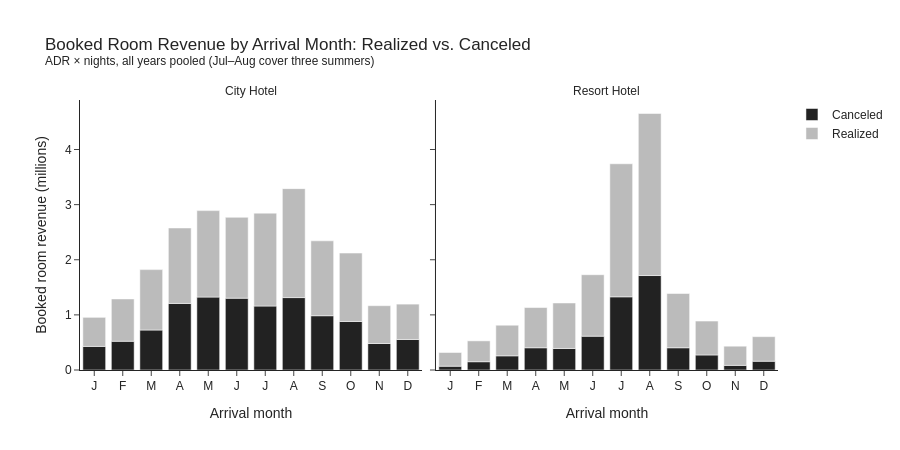

Here is the notebook cell this chart was saved with:
### Code cell
df_rev_month = (
    rev.assign(status=lambda x: np.where(x['is_canceled'] == 1, 'Canceled', 'Realized'))
       .groupby(['hotel', 'arrival_month', 'status'], as_index=False)
       .agg({'room_revenue': 'sum'})
)
df_rev_month['room_revenue_m'] = df_rev_month['room_revenue'] / 1e6

fig = px.bar(
    df_rev_month,
    x='arrival_month',
    y='room_revenue_m',
    color='status',
    facet_col='hotel',
    color_discrete_map={'Canceled': HIGHLIGHT, 'Realized': GRAY},
    category_orders={'status': ['Canceled', 'Realized']},
    title='Booked Room Revenue by Arrival Month: Realized vs. Canceled<br><sup>ADR × nights, all years pooled (Jul–Aug cover three summers)</sup>',
    labels={'arrival_month': 'Arrival month', 'room_revenue_m': 'Booked room revenue (millions)', 'status': ''}
)
fig.for_each_annotation(lambda a: a.update(text=a.text.split('=')[-1]))
fig.update_xaxes(tickmode='array', tickvals=list(range(1, 13)), ticktext=[m[0] for m in MONTH_ABBR])
fig.update_layout(height=450)
fig.show()

### Figure 1 — Plotly figure (JSON) as saved in the notebook; plotly's stock layout.template omitted (floating-point values rounded to 4 significant figures)
{"data": [{"hovertemplate": "=Canceled<br>hotel=City Hotel<br>Arrival month=%{x}<br>Booked room revenue (millions)=%{y}<extra></extra>", "legendgroup": "Canceled", "marker": {"color": "#222222", "pattern": {"shape": ""}}, "name": "Canceled", "orientation": "v", "showlegend": true, "textposition": "auto", "type": "bar", "x": [1, 2, 3, 4, 5, 6, 7, 8, 9, 10, 11, 12], "xaxis": "x", "y": [0.4277, 0.5213, 0.7249, 1.207, 1.322, 1.303, 1.16, 1.314, 0.9844, 0.8803, 0.4808, 0.5537], "yaxis": "y"}, {"hovertemplate": "=Canceled<br>hotel=Resort Hotel<br>Arrival month=%{x}<br>Booked room revenue (millions)=%{y}<extra></extra>", "legendgroup": "Canceled", "marker": {"color": "#222222", "pattern": {"shape": ""}}, "name": "Canceled", "orientation": "v", "showlegend": false, "textposition": "auto", "type": "bar", "x": [1, 2, 3, 4, 5, 6, 7, 8, 9, 10, 11, 12], "xaxis": "x2", "y": [0.06867, 0.1501, 0.2568, 0.4032, 0.3904, 0.6132, 1.327, 1.714, 0.4032, 0.2724, 0.08385, 0.1591], "yaxis": "y2"}, {"hovertemplate": "=Realized<br>hotel=City Hotel<br>Arrival month=%{x}<br>Booked room revenue (millions)=%{y}<extra></extra>", "legendgroup": "Realized", "marker": {"color": "#BBBBBB", "pattern": {"shape": ""}}, "name": "Realized", "orientation": "v", "showlegend": true, "textposition": "auto", "type": "bar", "x": [1, 2, 3, 4, 5, 6, 7, 8, 9, 10, 11, 12], "xaxis": "x", "y": [0.5275, 0.768, 1.096, 1.369, 1.569, 1.467, 1.685, 1.976, 1.359, 1.241, 0.6857, 0.6414], "yaxis": "y"}, {"hovertemplate": "=Realized<br>hotel=Resort Hotel<br>Arrival month=%{x}<br>Booked room revenue (millions)=%{y}<extra></extra>", "legendgroup": "Realized", "marker": {"color": "#BBBBBB", "pattern": {"shape": ""}}, "name": "Realized", "orientation": "v", "showlegend": false, "textposition": "auto", "type": "bar", "x": [1, 2, 3, 4, 5, 6, 7, 8, 9, 10, 11, 12], "xaxis": "x2", "y": [0.2487, 0.3787, 0.5556, 0.73, 0.8256, 1.115, 2.414, 2.939, 0.9849, 0.6158, 0.3481, 0.4457], "yaxis": "y2"}], "layout": {"annotations": [{"font": {}, "showarrow": false, "text": "City Hotel", "x": 0.245, "xanchor": "center", "xref": "paper", "y": 1.0, "yanchor": "bottom", "yref": "paper"}, {"font": {}, "showarrow": false, "text": "Resort Hotel", "x": 0.755, "xanchor": "center", "xref": "paper", "y": 1.0, "yanchor": "bottom", "yref": "paper"}], "barmode": "relative", "height": 450, "legend": {"title": {"text": ""}, "tracegroupgap": 0}, "title": {"text": "Booked Room Revenue by Arrival Month: Realized vs. Canceled<br><sup>ADR × nights, all years pooled (Jul–Aug cover three summers)</sup>"}, "xaxis": {"anchor": "y", "domain": [0.0, 0.49], "tickmode": "array", "ticktext": ["J", "F", "M", "A", "M", "J", "J", "A", "S", "O", "N", "D"], "tickvals": [1, 2, 3, 4, 5, 6, 7, 8, 9, 10, 11, 12], "title": {"text": "Arrival month"}}, "xaxis2": {"anchor": "y2", "domain": [0.51, 1.0], "matches": "x", "tickmode": "array", "ticktext": ["J", "F", "M", "A", "M", "J", "J", "A", "S", "O", "N", "D"], "tickvals": [1, 2, 3, 4, 5, 6, 7, 8, 9, 10, 11, 12], "title": {"text": "Arrival month"}}, "yaxis": {"anchor": "x", "domain": [0.0, 1.0], "title": {"text": "Booked room revenue (millions)"}}, "yaxis2": {"anchor": "x2", "domain": [0.0, 1.0], "matches": "y", "showticklabels": false}}}
